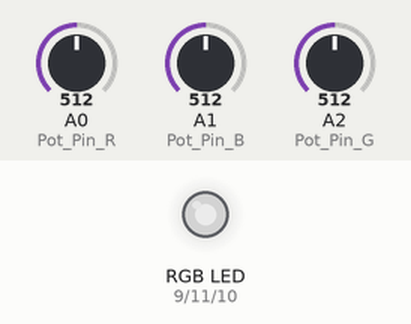
Recording of a sketch running on a simulated Arduino Uno, built with avr-gcc and run on an emulated ATmega328P. Parts: an RGB LED mixed from three pins (HIGH = lit). The test bench sets the inputs (shaded band); at power-on: A0 (Pot_Pin_R) = 512, A1 (Pot_Pin_B) = 512, A2 (Pot_Pin_G) = 512. Dim RGB values are drawn brighter than linear.

Above: at 1.2 s.
1.3 s: A0 (Pot_Pin_R) set to 716
At 2.1 s:
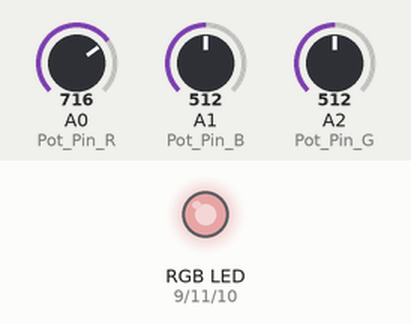
2.8 s: A1 (Pot_Pin_B) set to 716
At 3.3 s:
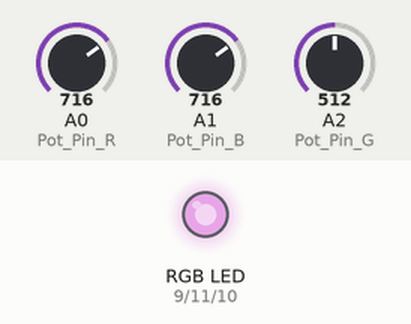
4.3 s: A2 (Pot_Pin_G) set to 716
At 5.5 s:
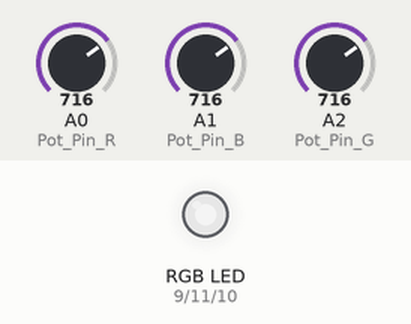
5.8 s: A0 (Pot_Pin_R) set to 900
At 6.8 s:
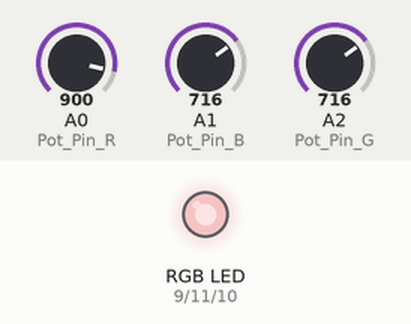
7.3 s: A1 (Pot_Pin_B) set to 900
At 7.9 s:
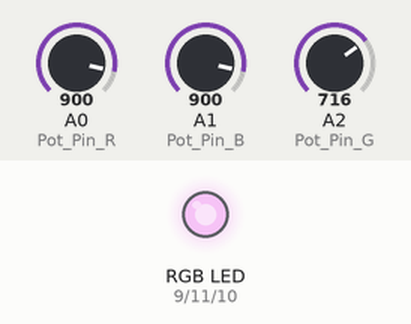
8.8 s: A2 (Pot_Pin_G) set to 900
At 10.2 s:
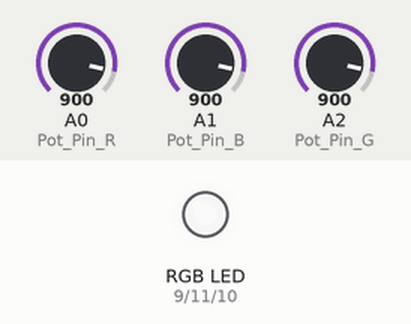
Timing chart, 0 to 11.3 s (numbered marks = the images above; inputs shaded):
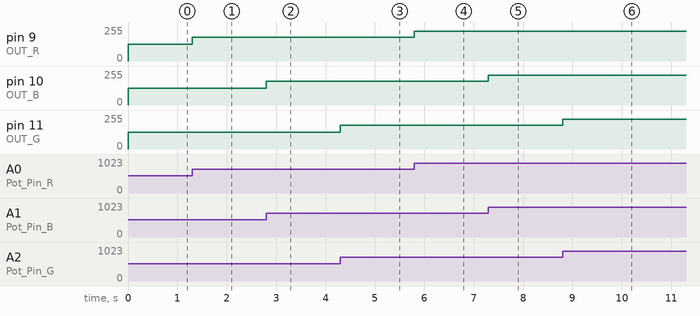

Measured:
- after the input at 1.3 s, pin 9 (OUT_R): 127/255 → 178/255 at once
- after the input at 2.8 s, pin 10 (OUT_B): 127/255 → 178/255 at once
- after the input at 4.3 s, pin 11 (OUT_G): 127/255 → 178/255 at once
- after the input at 5.8 s, pin 9 (OUT_R): 178/255 → 224/255 at once
- after the input at 7.3 s, pin 10 (OUT_B): 178/255 → 224/255 at once
- after the input at 8.8 s, pin 11 (OUT_G): 178/255 → 224/255 at once

The sketch:

RGB_POT_colors_2_.ino
```cpp
int OUT_R = 9;
int OUT_B = 10;
int OUT_G = 11;
int Pot_Pin_R = A0;
int Pot_Pin_B = A1;
int Pot_Pin_G = A2;
int Pot_Val_R, Pot_Val_B, Pot_Val_G;
int x_R , x_B , x_G;
void setup()
{
  pinMode(OUT_R, OUTPUT);
  pinMode(OUT_G, OUTPUT);
  pinMode(OUT_B, OUTPUT);
}
void loop()
{
  Pot_Val_R = analogRead(Pot_Pin_R);
  Pot_Val_B = analogRead(Pot_Pin_B);
  Pot_Val_G = analogRead(Pot_Pin_G);

  x_R = map (Pot_Val_R , 0 , 1023 , 0 , 255);
  x_B = map (Pot_Val_B , 0 , 1023 , 0 , 255);
  x_G = map (Pot_Val_G , 0 , 1023 , 0 , 255);

  analogWrite(OUT_R, x_R);
  analogWrite(OUT_G, x_G);
  analogWrite(OUT_B, x_B);
}
```
